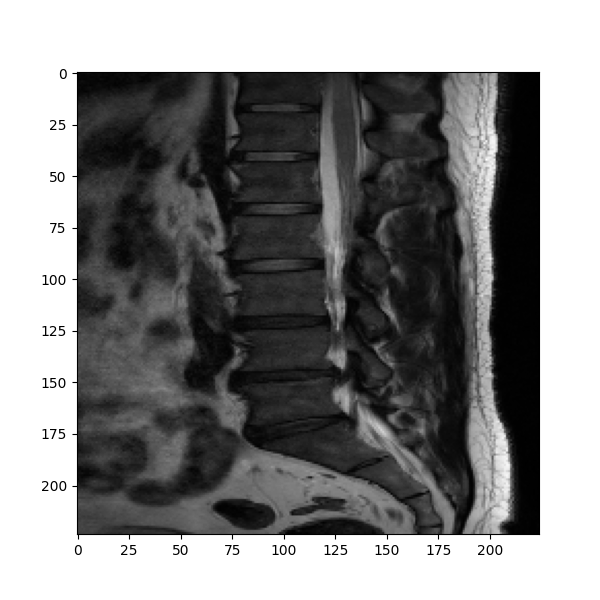
#> input picture deeplabv3/input.png, 600 x 600 px
$ python -i region_growing.py   (imports and definitions only)
#> lines starting #> are read from the running program, lines starting #| are printed output that depends on the picture; after the words box and inside, x2 and y2 are one past the last pixel; in counts of white or black regions, pixels touching at a corner belong together
import cv2
import numpy as np


def region_growing(binary_img):
    """
    Extract the largest connected component from a binary image.
    """
    num_labels, labels = cv2.connectedComponents(binary_img)
    unique, counts = np.unique(labels, return_counts=True)
    largest_label = unique[np.argmax(counts[1:]) + 1]
    largest_component = np.zeros_like(binary_img)
    largest_component[labels == largest_label] = 255
    return largest_component

def process_images(image_path):
#> called with image_path = 'input.png'
    medium_kernel = cv2.getStructuringElement(cv2.MORPH_ELLIPSE, (15, 15))

    img = cv2.imread(image_path, cv2.IMREAD_GRAYSCALE)
#> img is the input picture: shape (600, 600); min 0, max 255, mean 134.7
    _, binary = cv2.threshold(img, 10, 255, cv2.THRESH_BINARY)
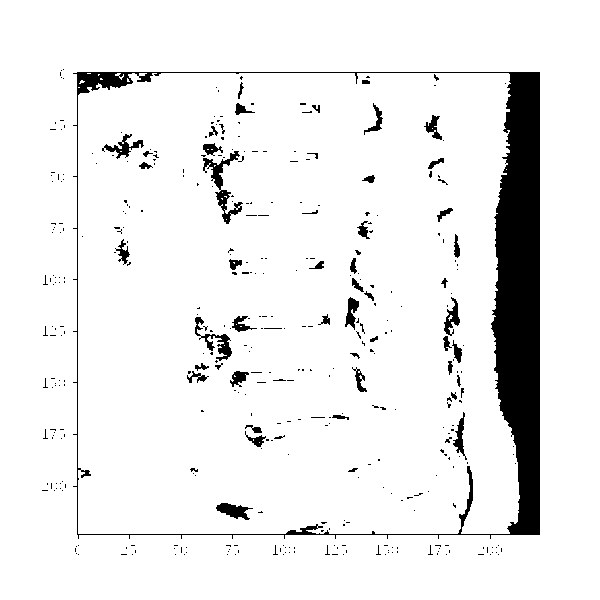
#> binary: shape (600, 600); 92.6% white; 397 black regions (343 under 20 px), largest, box (x1, y1, x2, y2) and area: (73, 72, 540, 539) 19488, (203, 151, 243, 224) 728, (195, 317, 232, 361) 440
    grown_region = region_growing(binary)
#> in region_growing, `num_labels, labels = cv2.connectedComponents(binary_img)`:
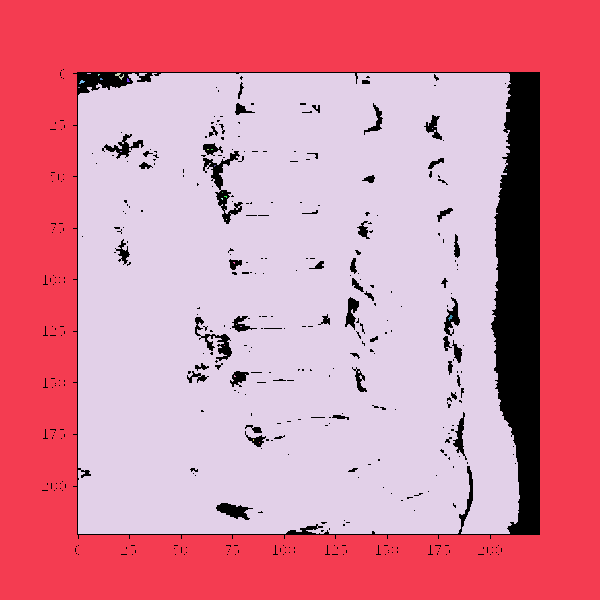
#> labels: shape (600, 600) int32; 28 distinct labels, from 0 to 27; one colour per label, 0 black
#> in region_growing, `num_labels, labels = cv2.connectedComponents(binary_img)`: num_labels = 28
#> in region_growing, `unique, counts = np.unique(labels, return_counts=True)`: unique = 28 values from 0 to 27; counts = 28 values, max 188185 at index 4, min 1 at index 10, mean 12857.1
#> in region_growing, `largest_label = unique[np.argmax(counts[1:]) + 1]`: largest_label = 4
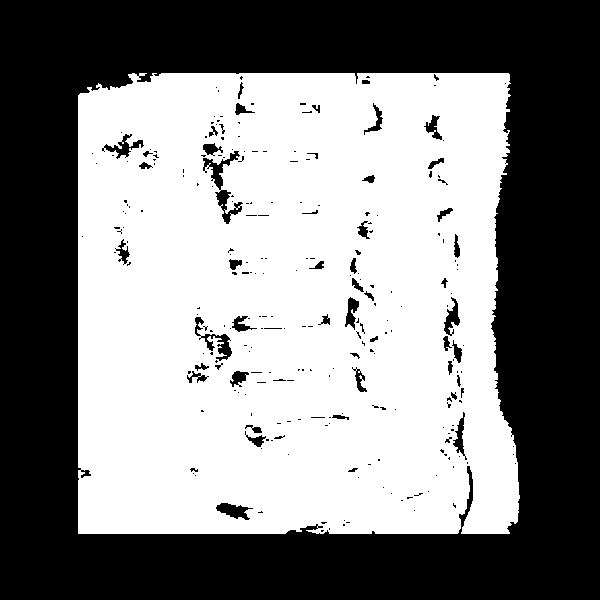
#> grown_region: shape (600, 600); 52.3% white; 259 black regions (205 under 20 px), largest, box (x1, y1, x2, y2) and area: (0, 0, 600, 600) 165108, (203, 151, 243, 224) 740, (195, 317, 232, 361) 441

    closed = cv2.morphologyEx(grown_region, cv2.MORPH_CLOSE, medium_kernel)
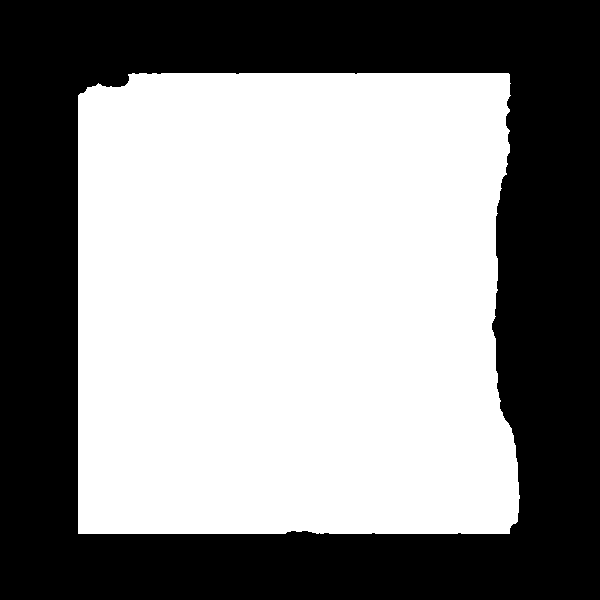
#> closed: shape (600, 600); 54.4% white; 1 black region, box (x1, y1, x2, y2) and area: (0, 0, 600, 600) 164240
    closed[closed>0] = 1
    return closed

>>> result = process_images('input.png')

$ run again, on deeplabv3/aa.png
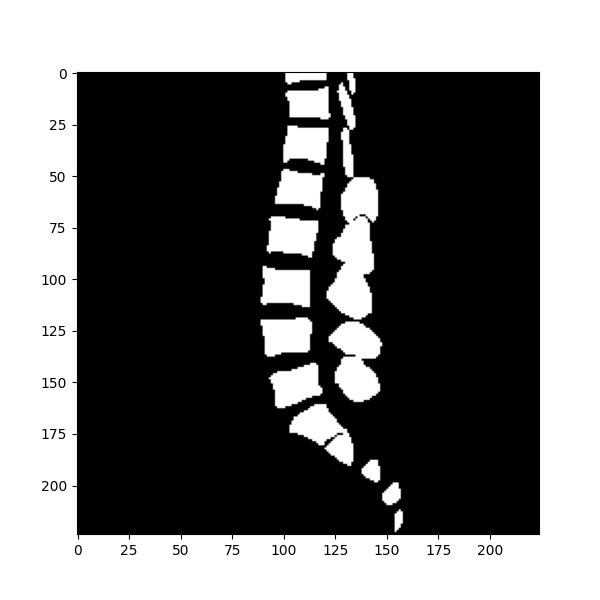
#> input picture deeplabv3/aa.png, 600 x 600 px
#> in process_images, img is the input picture: shape (600, 600); min 0, max 255, mean 117.8
#> binary: shape (600, 600); 47.1% white; 15 white regions, largest, box (x1, y1, x2, y2) and area: (0, 0, 600, 600) 145159, (326, 73, 379, 320) 6268, (328, 321, 383, 403) 3086
#> in region_growing, `num_labels, labels = cv2.connectedComponents(binary_img)`:
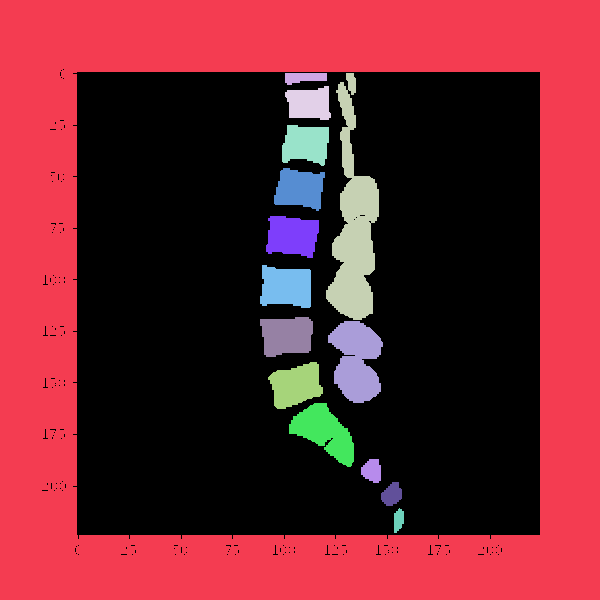
#> labels: shape (600, 600) int32; 16 distinct labels, from 0 to 15; one colour per label, 0 black
#> num_labels = 16
#> unique = [0, 1, 2, 3, 4, 5, 6, 7, 8, 9, 10, 11, 12, 13, 14, 15]; counts = [190548, 145159, 376, 6268, 1216, 1529, 1603, 1774, 1822, 1755, 3086, 1756, 2185, 372, 361, 190]
#> largest_label = 1
#> grown_region: shape (600, 600); 40.3% white; 1 white region, box (x1, y1, x2, y2) and area: (0, 0, 600, 600) 145159
#> in process_images, `closed = cv2.morphologyEx(grown_region, cv2.MORPH_CLOSE, medium_kernel)`:
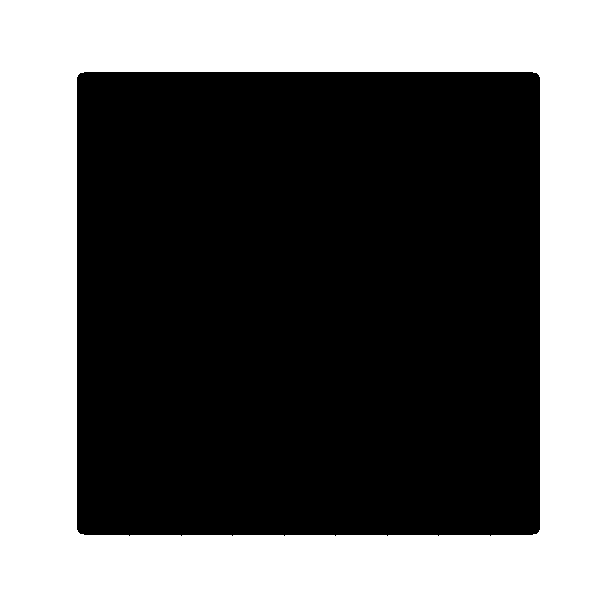
#> closed: shape (600, 600); 40.5% white; 1 white region, box (x1, y1, x2, y2) and area: (0, 0, 600, 600) 145679

$ run again, on deeplabv3/er.png
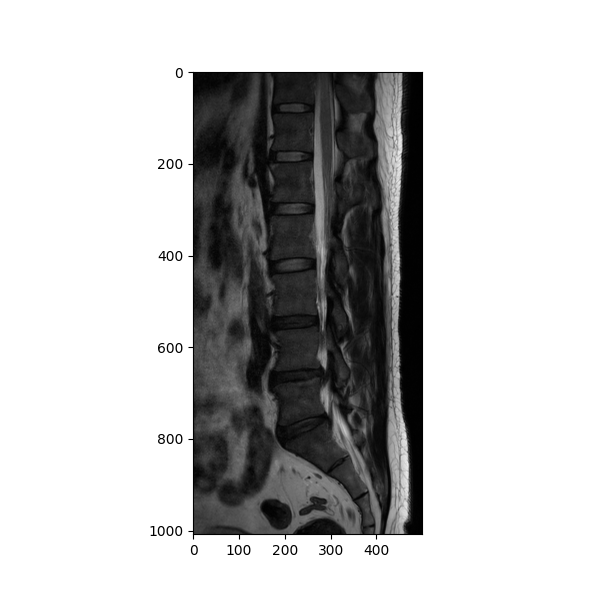
#> input picture deeplabv3/er.png, 600 x 600 px
#> in process_images, img is the input picture: shape (600, 600); min 0, max 255, mean 194.1
#> binary: shape (600, 600); 96% white; 357 black regions (313 under 20 px), largest, box (x1, y1, x2, y2) and area: (189, 72, 423, 539) 9850, (255, 143, 277, 208) 436, (205, 133, 226, 158) 192
#> in region_growing, `num_labels, labels = cv2.connectedComponents(binary_img)`:
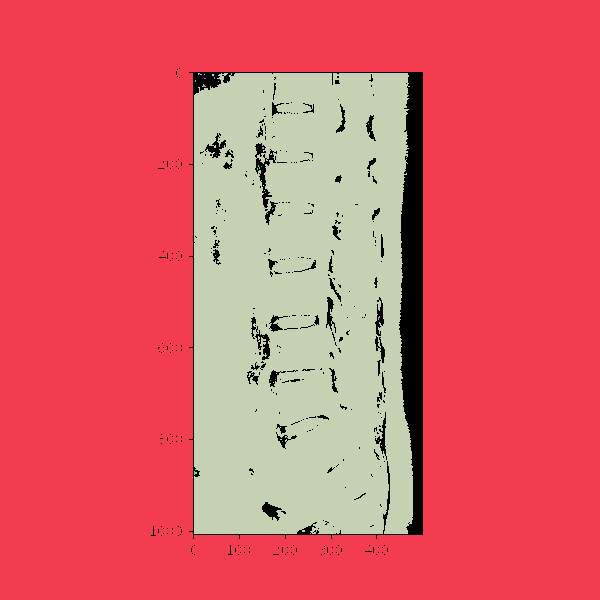
#> labels: shape (600, 600) int32; 35 distinct labels, from 0 to 34; one colour per label, 0 black
#> num_labels = 35
#> unique = 35 values from 0 to 34; counts = 35 values, max 253223 at index 1, min 1 at index 4, mean 10285.7
#> largest_label = 1
#> grown_region: shape (600, 600); 70.3% white; 121 black regions (120 under 20 px), largest, box (x1, y1, x2, y2) and area: (189, 72, 423, 539) 106534
#> in process_images, `closed = cv2.morphologyEx(grown_region, cv2.MORPH_CLOSE, medium_kernel)`:
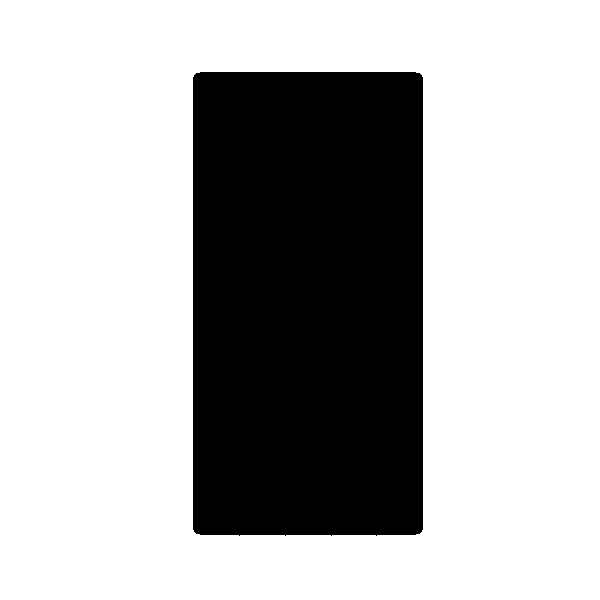
#> closed: shape (600, 600); 70.4% white; 1 black region, box (x1, y1, x2, y2) and area: (193, 72, 423, 536) 106438

$ run again, on deeplabv3/in.png
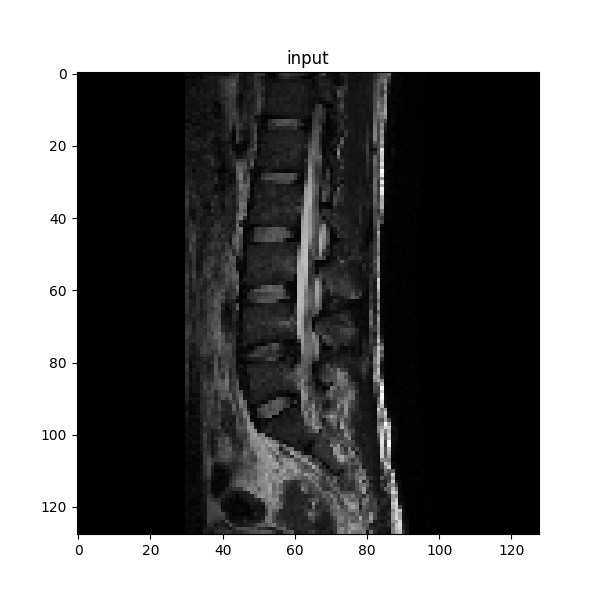
#> input picture deeplabv3/in.png, 600 x 600 px
#> in process_images, img is the input picture: shape (600, 600); min 0, max 255, mean 115.4
#> binary: shape (600, 600); 64.6% white; 204 black regions (148 under 20 px), largest, box (x1, y1, x2, y2) and area: (73, 72, 540, 539) 122389, (221, 494, 254, 520) 401, (322, 112, 337, 155) 323
#> in region_growing, `num_labels, labels = cv2.connectedComponents(binary_img)`:
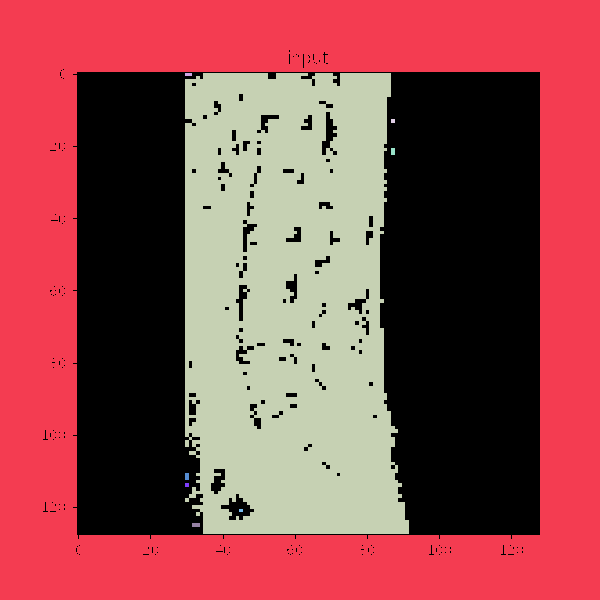
#> labels: shape (600, 600) int32; 10 distinct labels, from 0 to 9; one colour per label, 0 black
#> num_labels = 10
#> unique = [0, 1, 2, 3, 4, 5, 6, 7, 8, 9]; counts = [127321, 145256, 21, 87270, 16, 28, 28, 16, 12, 32]
#> largest_label = 1
#> grown_region: shape (600, 600); 40.3% white; 1 white region, box (x1, y1, x2, y2) and area: (0, 0, 600, 600) 145256
#> in process_images, `closed = cv2.morphologyEx(grown_region, cv2.MORPH_CLOSE, medium_kernel)`:
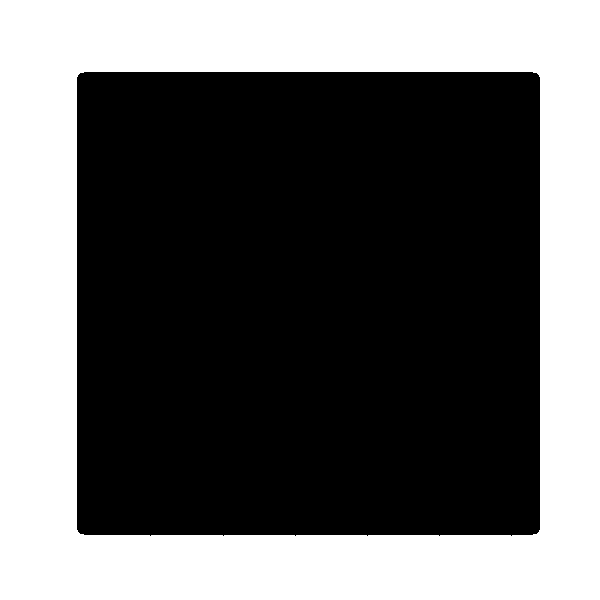
#> closed: shape (600, 600); 40.5% white; 1 white region, box (x1, y1, x2, y2) and area: (0, 0, 600, 600) 145681
